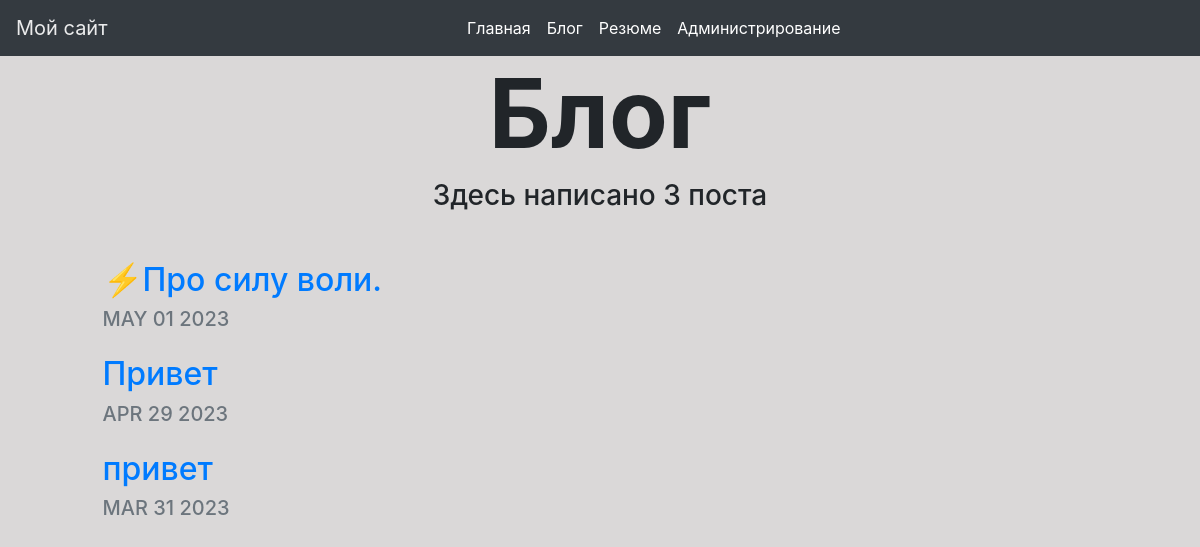
Screenshot of /blog/ with the database file from the repository.
### blog/models.py (models this page shows, shortened)
class Blog(models.Model):
    title = models.CharField(max_length=200)
    discription = models.TextField()
    date = models.DateField()

### blog/views.py (the view)
# urls.py: 2. Add a URL to urlpatterns:  path('blog/', include('blog.urls'))
def blog(request):
    blogs = Blog.objects.order_by('-date')
    return render(request, 'blog/blog.html', {'blogs': blogs})

### blog/templates/blog/blog.html (shortened to what this page needs)
{% extends "blog/base.html" %}
{% load static %}
{% block content %}
<h1 id="blogtitle" class="font-weight-bold text-center">Блог</h1>
<h3 class="text-center mb-5">Здесь написано {{ blogs.count }} поста</h3>
{% for blog in blogs %}
<div class="row justify-content-center my-3">
  <div class="col-md-10">
    <a href="{% url 'blog:detail' blog.id %}">
      <h2>{{ blog.title }}</h2>
    </a>
    <h5 class="text-muted">{{ blog.date|date:'M d Y'|upper }}</h5>
  </div>
</div>
{% endfor %}
{% endblock %}

### blog/static/blog/custom.css (style rules this page uses)
body { background-color: #dad8d8; }
#blogtitle { font-size: 6rem; }

### rows the page displays
Blog: title "⚡️Про силу воли.", date "MAY 01 2023"
Blog: title "Привет", date "APR 29 2023"
Blog: title "привет", date "MAR 31 2023"

### other values shown
{{ blogs.count }} "3"
